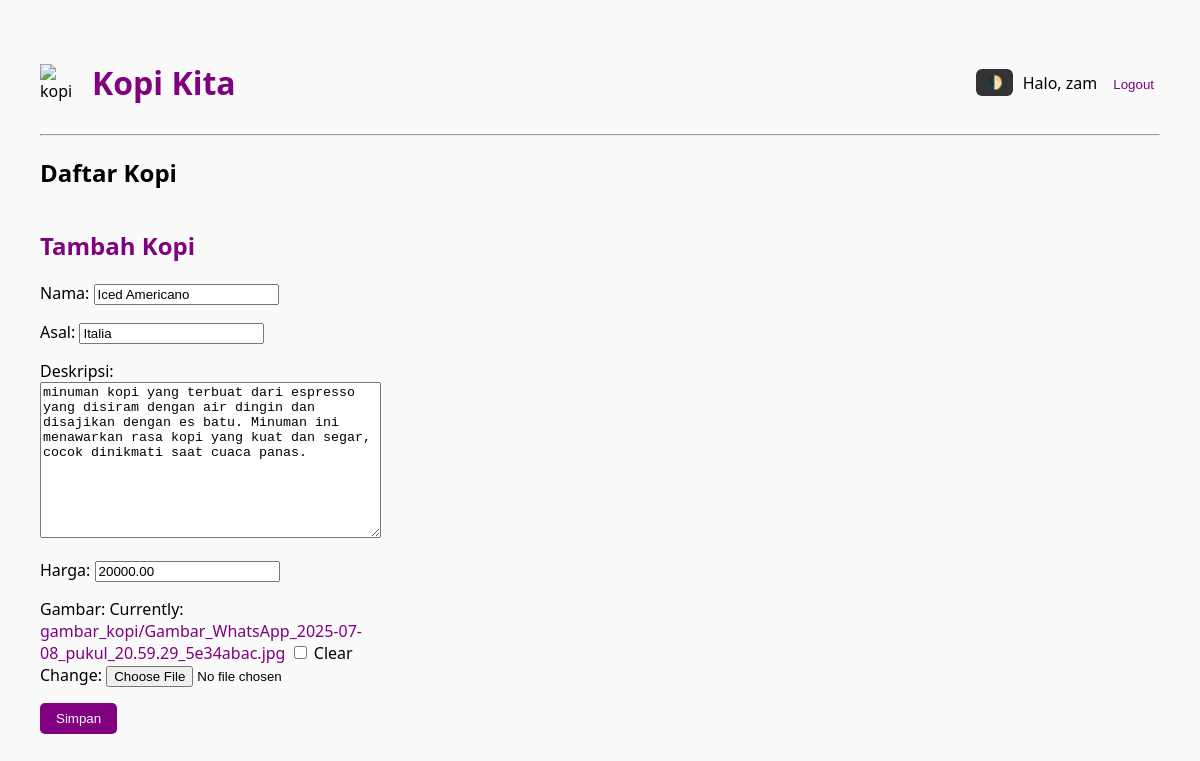
Screenshot of /edit/4/ (signed in) with the database file from the repository.
### katalog/models.py (models this page shows, shortened)
class Kopi(models.Model):
    nama = models.CharField(max_length=100)
    asal = models.CharField(max_length=100)
    deskripsi = models.TextField()
    harga = models.DecimalField(max_digits=8, decimal_places=2)
    gambar = models.ImageField(upload_to='gambar_kopi/', blank=True, null=True)  # Tambahan

### katalog/views.py (the view)
# urls.py: path('edit/<int:pk>/', views.edit_kopi, name='edit_kopi'),
@login_required
def edit_kopi(request, pk):
    kopi = get_object_or_404(Kopi, pk=pk)
    form = KopiForm(request.POST or None, request.FILES or None, instance=kopi)
    if form.is_valid():
        form.save()
        return redirect('/')
    return render(request, 'katalog/edit_kopi.html', {'form': form})

### katalog/forms.py
class KopiForm(forms.ModelForm):
    class Meta:
        model = Kopi
        fields = '__all__'

### katalog/templates/katalog/edit_kopi.html (shortened to what this page needs)
{% extends 'katalog/base.html' %}
{% block content %}
<h2 style="color: purple;">Tambah Kopi</h2>
<form method="post" enctype="multipart/form-data" style="max-width: 400px;">
    {{ form.as_p }}
    <button type="submit" style="padding: 8px 16px; background-color: purple; color: white; border: none; border-radius: 5px;">Simpan</button>
</form>
{% endblock %}

### katalog/templates/katalog/base.html (shortened to what this page needs)
<!DOCTYPE html>
<html lang="id">
<head>
</head>
<body>
  <header>
    <div class="logo">
      <img src="https://cdn-icons-png.flaticon.com/512/415/415733.png" alt="kopi">
      <h1><a href="/">Kopi Kita</a></h1>
    </div>
    <div class="actions">
      <button class="toggle-btn" onclick="toggleDarkMode()">🌓</button>
      {% if user.is_authenticated %}
        <span>Halo, {{ user.username }}</span>
        <form action="{% url 'logout' %}" method="post" style="display: inline;">
          <button type="submit" style="background: none; border: none; color: purple; cursor: pointer;">Logout</button>
        </form>
      {% else %}
        <a href="{% url 'login' %}">Login</a>
      {% endif %}
    </div>
  </header>
  <hr>
  <section>
    <h2>Daftar Kopi</h2>
  </section>
  {% block content %}{% endblock %}
</body>
</html>

### katalog/templates/katalog/base.html (style rules this page uses)
body { font-family: 'Segoe UI', sans-serif; background-color: var(--bg); color: var(--text); margin: 40px; transition: background 0.3s, color 0.3s; }
:root { --bg: #fafafa; --text: #000; }
a { color: purple; text-decoration: none; }
header { display: flex; align-items: center; justify-content: space-between; flex-wrap: wrap; }
.logo { display: flex; align-items: center; }
.logo img { width: 40px; margin-right: 12px; }
.actions { display: flex; align-items: center; gap: 10px; }
.toggle-btn { padding: 6px 10px; border: none; background-color: #333; color: white; border-radius: 6px; cursor: pointer; }

### rows the page displays
Kopi: nama "Iced Americano", asal "Italia", deskripsi "minuman kopi yang terbuat dari espresso yang disiram dengan air dingin dan disajikan dengan es batu. Minuman ini menawarkan rasa kopi yang kuat dan segar, cocok dinikmati saat cuaca panas.", harga "20000.00"

### other values shown
{{ user.username }} "zam"
